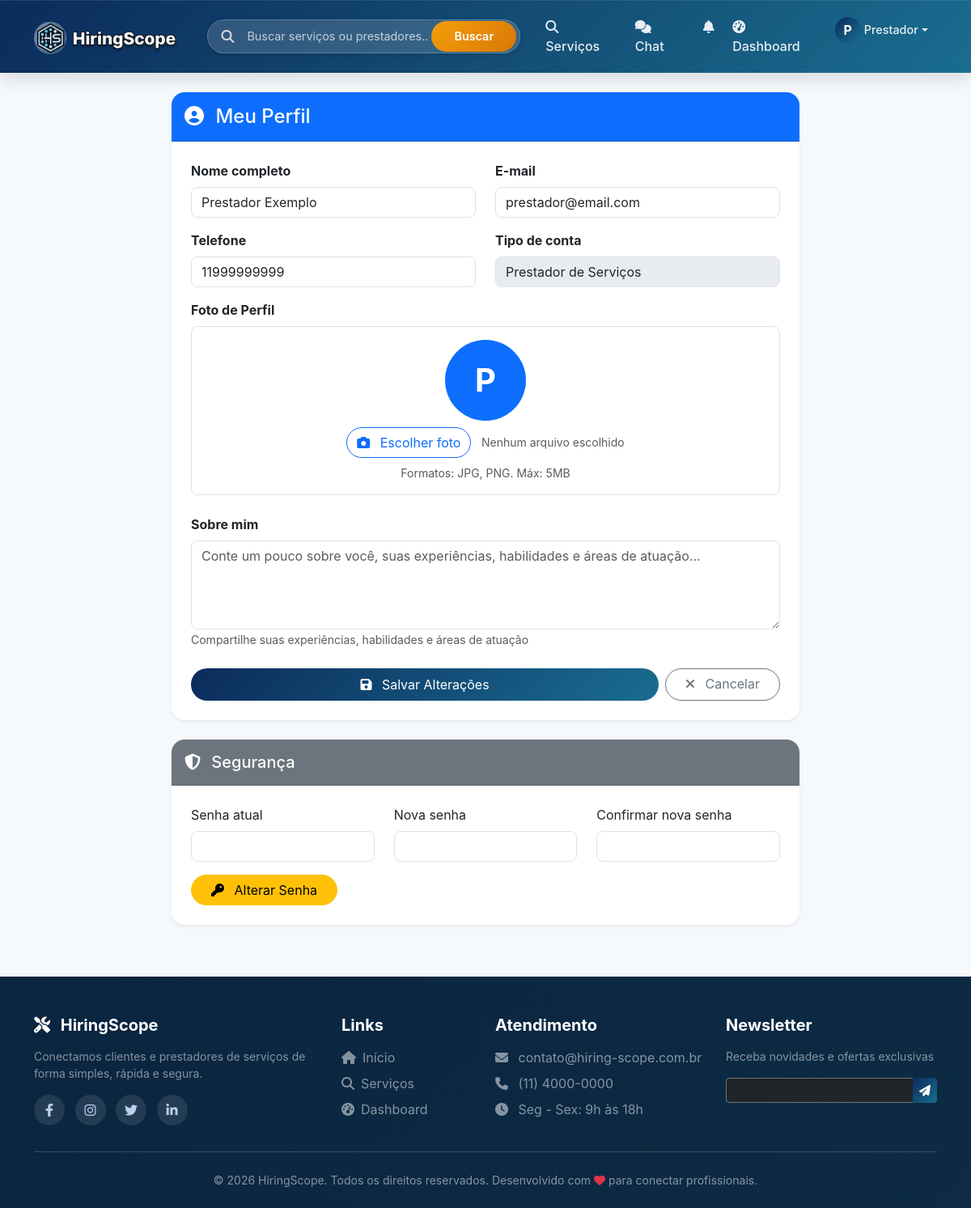
The app's page /perfil (signed in) with its own data.
### models.py (models this page shows, shortened)
class Usuario(UserMixin, db.Model):
    __tablename__ = 'usuarios'
    id = db.Column(db.Integer, primary_key=True)
    nome = db.Column(db.String(100), nullable=False)
    email = db.Column(db.String(100), unique=True, nullable=False)
    senha_hash = db.Column(db.String(200), nullable=False)
    telefone = db.Column(db.String(20))
    tipo = db.Column(db.String(20), nullable=False)  # cliente, prestador
    is_admin = db.Column(db.Boolean, default=False)
    data_cadastro = db.Column(db.DateTime, default=datetime.utcnow)
    foto_perfil = db.Column(db.String(200), default='default.jpg')
    foto_url = db.Column(db.String(500), nullable=True)
    descricao = db.Column(db.Text)
    servicos_oferecidos = db.relationship('Servico', back_populates='prestador', lazy=True)
    avaliacoes_recebidas = db.relationship('Avaliacao', foreign_keys='Avaliacao.prestador_id', back_populates='prestador', lazy=True)
    avaliacoes_feitas = db.relationship('Avaliacao', foreign_keys='Avaliacao.cliente_id', back_populates='cliente', lazy=True)
    favoritos = db.relationship('Favorito', foreign_keys='Favorito.cliente_id', back_populates='cliente', lazy=True)
    contratos_como_cliente = db.relationship('Contrato', foreign_keys='Contrato.cliente_id', back_populates='cliente', lazy=True)
    contratos_como_prestador = db.relationship('Contrato', foreign_keys='Contrato.prestador_id', back_populates='prestador', lazy=True)

### routes/main_routes.py (the view, shortened to what this page needs)
@main_bp.route('/perfil', methods=['GET', 'POST'])
@login_required
def perfil():
    from models import Usuario
    import base64
    return render_template('perfil.html', usuario=current_user)

### app.py (called while the page is built)
@login_manager.user_loader
def load_user(user_id):
    from models import Usuario
    return Usuario.query.get(int(user_id))

### templates/perfil.html (shortened to what this page needs)
{% extends "base.html" %}
{% block content %}
<div class="container mt-4" style="max-width: 800px;">
    <div class="card shadow-sm border-0 rounded-4">
        <div class="card-header bg-primary text-white rounded-top-4 py-3">
            <h4 class="mb-0">
                <i class="fas fa-user-circle me-2"></i>
                Meu Perfil
            </h4>
        </div>
        <div class="card-body p-4">
            <form method="POST" action="{{ url_for('main.perfil') }}" enctype="multipart/form-data">
                <div class="row mb-3">
                    <div class="col-md-6">
                        <label class="form-label fw-bold">Nome completo</label>
                        <input type="text" name="nome" class="form-control rounded-3"
                               value="{{ usuario.nome }}" required>
                    </div>
                    <div class="col-md-6">
                        <label class="form-label fw-bold">E-mail</label>
                        <input type="email" name="email" class="form-control rounded-3"
                               value="{{ usuario.email }}" required>
                    </div>
                </div>
                <div class="row mb-3">
                    <div class="col-md-6">
                        <label class="form-label fw-bold">Telefone</label>
                        <input type="text" name="telefone" class="form-control rounded-3"
                               value="{{ usuario.telefone or '' }}" placeholder="(00) 00000-0000">
                    </div>
                    <div class="col-md-6">
                        <label class="form-label fw-bold">Tipo de conta</label>
                        <input type="text" class="form-control rounded-3"
                               value="{{ 'Prestador de Serviços' if usuario.tipo == 'prestador' else 'Cliente' }}" disabled>
                    </div>
                </div>
                <div class="mb-4">
                    <label class="form-label fw-bold">Foto de Perfil</label>
                    <div class="border rounded-3 p-3 text-center">
                        <div class="mb-2">
                            {% if usuario.foto_url %}
                                <img src="{{ usuario.foto_url }}" alt="Avatar" class="rounded-circle" style="width: 100px; height: 100px; object-fit: cover;">
                            {% elif usuario.foto_perfil and usuario.foto_perfil != 'default.jpg' %}
                                <img alt="Avatar" class="rounded-circle" style="width: 100px; height: 100px; object-fit: cover;">
                            {% else %}
                                <div class="bg-primary rounded-circle d-flex align-items-center justify-content-center mx-auto" style="width: 100px; height: 100px;">
                                    <span class="text-white fs-1 fw-bold">{{ usuario.nome[0]|upper }}</span>
                                </div>
                            {% endif %}
                        </div>
                        <button type="button" class="btn btn-outline-primary rounded-pill" onclick="document.getElementById('fotoPerfil').click()">
                            <i class="fas fa-camera me-2"></i> Escolher foto
                        </button>
                        <span id="nomeArquivo" class="ms-2 text-muted small">Nenhum arquivo escolhido</span>
                        <small class="text-muted d-block mt-2">Formatos: JPG, PNG. Máx: 5MB</small>
                    </div>
                </div>
                {% if usuario.tipo == 'prestador' %}
                <div class="mb-4">
                    <label class="form-label fw-bold">Sobre mim</label>
                    <textarea name="descricao" class="form-control rounded-3" rows="4"
                              placeholder="Conte um pouco sobre você, suas experiências, habilidades e áreas de atuação...">{{ usuario.descricao or '' }}</textarea>
                    <small class="text-muted">Compartilhe suas experiências, habilidades e áreas de atuação</small>
                </div>
                {% endif %}
                <div class="d-flex gap-2 mt-4">
                    <button type="submit" class="btn btn-primary flex-grow-1 py-2 rounded-pill">
                        <i class="fas fa-save me-2"></i> Salvar Alterações
                    </button>
                    <a href="{{ url_for('main.dashboard') }}" class="btn btn-outline-secondary px-4 rounded-pill">
                        <i class="fas fa-times me-2"></i> Cancelar
                    </a>
                </div>
            </form>
        </div>
    </div>
    <div class="card mt-4 shadow-sm border-0 rounded-4">
        <div class="card-header bg-secondary text-white rounded-top-4 py-3">
            <h5 class="mb-0">
                <i class="fas fa-shield-alt me-2"></i>
                Segurança
            </h5>
        </div>
        <div class="card-body p-4">
            <form method="POST" action="{{ url_for('main.alterar_senha') }}">
                <div class="row">
                    <div class="col-md-4 mb-3">
                        <label class="form-label">Senha atual</label>
                        <input type="password" name="senha_atual" class="form-control rounded-3" required>
                    </div>
                    <div class="col-md-4 mb-3">
                        <label class="form-label">Nova senha</label>
                        <input type="password" name="nova_senha" class="form-control rounded-3" required>
                    </div>
                    <div class="col-md-4 mb-3">
                        <label class="form-label">Confirmar nova senha</label>
                        <input type="password" name="confirmar_senha" class="form-control rounded-3" required>
                    </div>
                </div>
                <button type="submit" class="btn btn-warning rounded-pill px-4">
                    <i class="fas fa-key me-2"></i> Alterar Senha
                </button>
            </form>
        </div>
    </div>
</div>
{% endblock %}

### templates/components/base/navbar.html (shortened to what this page needs)
<nav class="navbar navbar-expand-lg navbar-dark sticky-top">
    <div class="container">
        <a class="navbar-brand" href="{{ url_for('main.index') }}">
            <img src="{{ url_for('static', filename='img/logo.png') }}"
                 alt="PrestaServiços"
                 class="navbar-logo"
                 style="height: 42px;"
                 onerror="this.onerror=null; this.parentNode.innerHTML='<i class=\'fas fa-tools me-2\'></i> PrestaServiços';">
        </a>
        <div class="search-bar-desktop d-none d-lg-block">
            <div class="search-bar-wrapper">
                <div class="search-icon"><i class="fas fa-search"></i></div>
                <input type="text" id="globalSearchInput" class="search-input" placeholder="Buscar serviços ou prestadores...">
                <button id="globalSearchBtn" class="search-btn">Buscar</button>
            </div>
        </div>
        <div class="collapse navbar-collapse" id="navbarNav">
            <ul class="navbar-nav ms-auto">
                <li class="nav-item">
                    <a class="nav-link" href="{{ url_for('servico.lista') }}">
                        <i class="fas fa-search me-1"></i> Serviços
                    </a>
                </li>
                {% if current_user.is_authenticated %}
                    <li class="nav-item position-relative">
                        <a class="nav-link chat-link" href="{{ url_for('chat.index') }}">
                            <i class="fas fa-comments me-1"></i> Chat
                        </a>
                    </li>
                    <li class="nav-item dropdown">
                        <a class="nav-link" href="#" id="notificationDropdown" role="button" data-bs-toggle="dropdown">
                            <i class="fas fa-bell"></i>
                        </a>
                    </li>
                    <li class="nav-item">
                        <a class="nav-link" href="{{ url_for('main.dashboard') }}">
                            <i class="fas fa-tachometer-alt me-1"></i> Dashboard
                        </a>
                    </li>
                    <li class="nav-item dropdown">
                        <a class="nav-link dropdown-toggle d-flex align-items-center" href="#" id="userDropdown" role="button" data-bs-toggle="dropdown">
                            {% if current_user.foto_url %}
                                <img src="{{ current_user.foto_url }}" class="user-avatar-nav" alt="Avatar" onerror="this.style.display='none'; this.parentNode.querySelector('.user-avatar-nav-placeholder').style.display='inline-flex';">
                                <div class="user-avatar-nav-placeholder" style="display: none;">{{ current_user.nome[0]|upper }}</div>
                            {% else %}
                                <div class="user-avatar-nav-placeholder">{{ current_user.nome[0]|upper }}</div>
                            {% endif %}
                            <span class="user-name-nav ms-1">{{ current_user.nome.split()[0] }}</span>
                        </a>
                    </li>
                {% endif %}
            </ul>
        </div>
    </div>
</nav>

### static/style.css (style rules this page uses)
:root { --primary: #0b2b5c; --primary-light: #1a6d8f; --primary-dark: #071a36; --accent: #3bb2ff; --success: #10b981; --warning: #fbbf24; --danger: #ef4444; --bg: #f6f9fc; --card: #ffffff; --text: #1a2c3e; --muted: #6b7280; --shadow-soft: 0 10px 25px rgba(0,0,0,0.05); --shadow-strong: 0 25px 50px -15px rgba(0,0,0,0.25); --gradient-main: linear-gradient(135deg, var(--primary), var(--primary-light)); }
* { margin: 0; padding: 0; box-sizing: border-box; }
body { font-family: 'Inter', 'Segoe UI', system-ui, sans-serif; background: var(--bg); color: var(--text); scroll-behavior: smooth; }
.navbar { background: linear-gradient(135deg, #0b2b5c 0%, #134b73 50%, #1a6d8f 100%); box-shadow: 0 8px 20px rgba(0, 0, 0, 0.12), inset 0 1px 0 rgba(255, 255, 255, 0.1); padding: 0.8rem 0; position: sticky; top: 0; z-index: 1000; backdrop-filter: blur(2px); }
.navbar-brand { font-size: 1.8rem; font-weight: 800; background: linear-gradient(120deg, #ffffff, #c3e2ff); background-clip: text; -webkit-background-clip: text; color: transparent; letter-spacing: -0.5px; transition: all 0.3s; }
.nav-link { color: rgba(255, 255, 255, 0.9) !important; font-weight: 500; margin: 0 0.2rem; padding: 0.5rem 1.2rem; border-radius: 40px; transition: all 0.2s; }
.navbar-logo { height: 40px; width: auto; max-height: 40px; object-fit: contain; transition: all 0.2s; }
.search-bar-wrapper { display: flex; align-items: center; background: white; border-radius: 60px; box-shadow: 0 4px 12px rgba(0, 0, 0, 0.08); border: 1px solid #e2e8f0; transition: all 0.2s; overflow: hidden; }
.search-icon { padding: 0 16px; color: #94a3b8; font-size: 1.1rem; }
.navbar-logo { height: 40px; width: auto; max-height: 40px; object-fit: contain; }
.search-bar-desktop { flex: 0 0 320px; margin: 0 20px; }
@media (min-width: 1200px) { .search-bar-desktop { flex: 0 0 380px; } }
.search-bar-wrapper { display: flex; align-items: center; background: white; border-radius: 60px; box-shadow: 0 2px 6px rgba(0,0,0,0.1); border: 1px solid #e2e8f0; overflow: hidden; height: 42px; }
.search-input { flex: 1; border: none; padding: 0 0 0 12px; font-size: 0.9rem; outline: none; background: transparent; }
.search-input::placeholder { color: #94a3b8; font-weight: 400; }
.search-btn { background: var(--gradient-main); border: none; color: white; padding: 0 28px; font-weight: 600; border-radius: 0 60px 60px 0; transition: 0.2s; cursor: pointer; font-size: 0.95rem; }
.user-avatar-nav-placeholder { width: 32px; height: 32px; border-radius: 50%; background: var(--gradient-main); display: inline-flex; align-items: center; justify-content: center; color: white; font-weight: bold; font-size: 1rem; }
.user-name-nav { font-size: 0.9rem; font-weight: 500; }
.btn-primary { background: linear-gradient(135deg, #0b2b5c, #1a6d8f); border: none; }

### static/css/base.css (style rules this page uses)
.search-bar-desktop { flex: 0 0 380px; margin: 0 20px; }
.search-bar-wrapper { display: flex; align-items: center; background: rgba(255, 255, 255, 0.15); backdrop-filter: blur(8px); border-radius: 60px; border: 1px solid rgba(255, 255, 255, 0.2); transition: all 0.3s ease; overflow: hidden; }
.search-icon { padding: 0 16px; color: rgba(255, 255, 255, 0.8); font-size: 1rem; transition: color 0.3s ease; }
.search-input { flex: 1; border: none; padding: 12px 0; font-size: 0.9rem; outline: none; background: transparent; color: white; }
.search-input::placeholder { color: rgba(255, 255, 255, 0.7); }
.search-btn { background: linear-gradient(135deg, #f59e0b, #d97706); border: none; color: white; padding: 8px 28px; font-weight: 600; border-radius: 60px; transition: all 0.3s ease; cursor: pointer; font-size: 0.9rem; margin: 4px; }
.user-avatar-nav-placeholder { width: 32px; height: 32px; border-radius: 50%; background: linear-gradient(135deg, #0b2b5c, #1a6d8f); display: inline-flex; align-items: center; justify-content: center; color: white; font-weight: bold; }

### records on screen
Usuario: nome "P", nome "Prestador", nome "Prestador Exemplo", email "prestador@email.com", telefone "11999999999", tipo "Prestador de Serviços"
